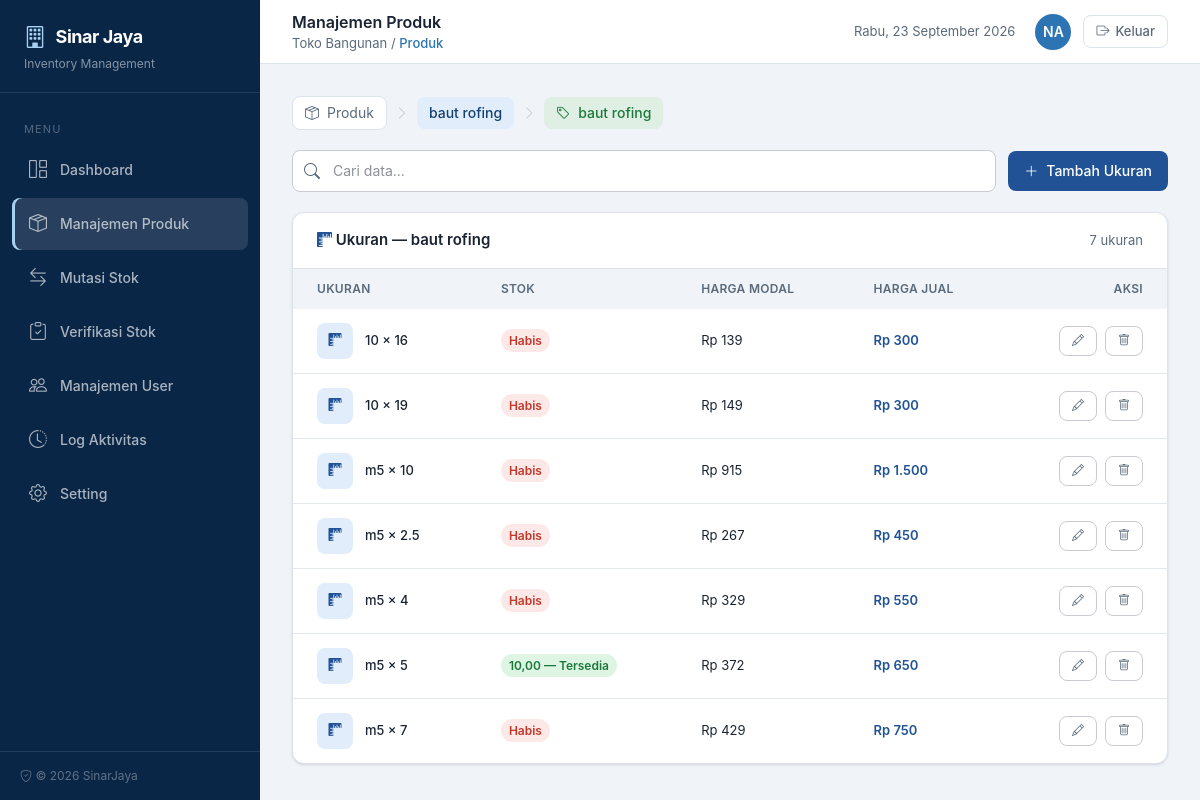
The app's page /produk?produk=31&merek=21 (signed in), older data.
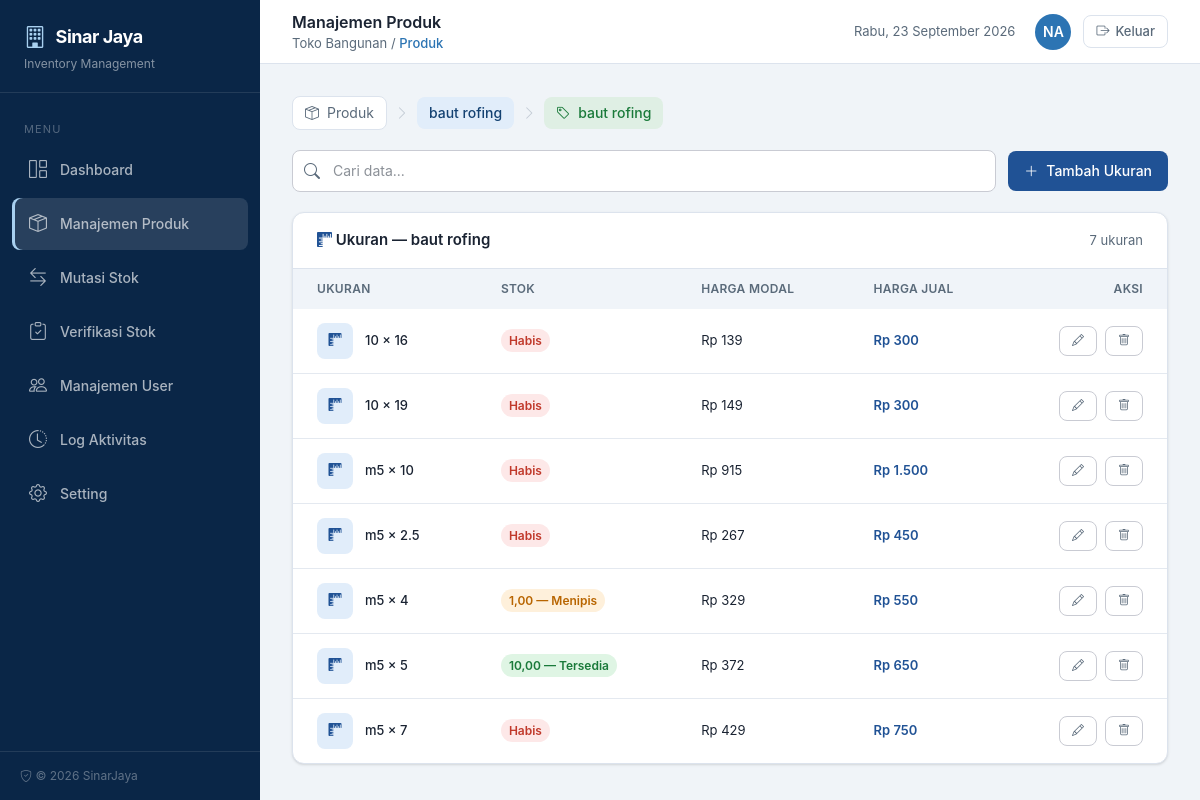
The same page, newer data.
### tables this page shows
CREATE TABLE "ukuran" ("id" integer primary key autoincrement not null, "id_merek" integer not null, "ukuran" varchar not null, "stok" numeric not null, "harga_modal" numeric not null, "harga_jual" numeric not null, "created_at" datetime, "updated_at" datetime, "deleted_at" datetime, ukuran_numeric REAL, foreign key("id_merek") references "merek"("id"));

### index.php (called while the page is built, shortened)
<?php
require_once __DIR__ . '/includes/helpers.php';
$uri = parse_url($_SERVER['REQUEST_URI'], PHP_URL_PATH);
$uri = rtrim($uri, '/') ?: '/';
$method = $_SERVER['REQUEST_METHOD'];
$routes = [
    'GET /'                               => ['action' => 'middleware',    'auth' => 'guest'],
    'GET /login'                          => ['page' => 'login',           'auth' => 'guest'],
    'POST /login'                         => ['action' => 'auth',          'auth' => 'guest'],
    'GET /logout'                         => ['action' => 'auth',          'auth' => 'auth', 'do' => 'logout'],
    'GET /dashboard'                      => ['page' => 'dashboard',       'auth' => 'auth'],
    'GET /produk'                         => ['page' => 'produk',          'auth' => 'auth'],
    'POST /produk'                        => ['action' => 'produk',        'auth' => 'auth'],
    'GET /mutasi-stok'                    => ['page' => 'mutasi-stok',     'auth' => 'auth'],
    'GET /mutasi-stok/input'              => ['page' => 'mutasi-stok-input', 'auth' => 'auth'],
    'POST /mutasi-stok'                   => ['action' => 'mutasi',        'auth' => 'auth'],
    'POST /mutasi-stok/input'             => ['action' => 'mutasi',        'auth' => 'auth'],
    'GET /verifikasi-stok'                => ['page' => 'verifikasi-stok', 'auth' => 'auth'],
    'GET /verifikasi-stok/input'          => ['page' => 'verifikasi-stok-input', 'auth' => 'auth'],
    'POST /verifikasi-stok'               => ['action' => 'verifikasi',    'auth' => 'auth'],
    'POST /verifikasi-stok/input'         => ['action' => 'verifikasi',    'auth' => 'auth'],
    'GET /manajemen-user'                 => ['page' => 'manajemen-user',  'auth' => 'auth'],
    'POST /manajemen-user'                => ['action' => 'user',          'auth' => 'auth'],
    'GET /log-aktivitas'                  => ['page' => 'log-aktivitas',   'auth' => 'auth'],
    'GET /cetak-mutasi'                   => ['page' => 'cetak-mutasi',    'auth' => 'auth'],
    'GET /cetak-log'                      => ['page' => 'cetak-log',       'auth' => 'auth'],
    'GET /setting'                        => ['page' => 'setting',         'auth' => 'auth'],
    'POST /setting'                       => ['action' => 'setting',       'auth' => 'auth'],
    'GET /api/produk-cascade'             => ['api' => 'produk-cascade', 'auth' => 'auth'],
];
$routeKey = $method . ' ' . $uri;
$route = $routes[$routeKey];
$pageFile = __DIR__ . '/pages/' . $route['page'] . '.php';
require $pageFile;

### includes/helpers.php (called while the page is built, shortened)
<?php
function sanitize(mixed $value): string
{
    return htmlspecialchars((string)$value, ENT_QUOTES, 'UTF-8');
}
function e(mixed $value): string
{
    return sanitize($value);
}
function format_rupiah($angka): string
{
    $angka = (float)$angka;
    return 'Rp ' . number_format($angka, 0, ',', '.');
}
function format_number($angka, int $decimals = 2): string
{
    return number_format((float)$angka, $decimals, ',', '.');
}

### pages/produk.php (the view, shortened to what the changed rows need)
<?php
$selectedProdukId = isset($_GET['produk']) && $_GET['produk'] !== '' ? (int)$_GET['produk'] : null;
$selectedMerekId = isset($_GET['merek']) && $_GET['merek'] !== '' ? (int)$_GET['merek'] : null;
require_once __DIR__ . '/../actions/produk.php';
$page = max(1, (int)($_GET['page'] ?? 1));
$perPage = 15;
?>
<div class="relative">
    <?php if (!$selectedProdukId): ?>
        <?php
        $where = 'p.deleted_at IS NULL';
        $whereParams = [];
        if ($search !== '' && search_min_length($search)) {
            [$searchSql, $searchParams] = fts_search_produk($search);
            $where .= ' AND ' . $searchSql;
            $whereParams = $searchParams;
        }
        $stmt = $db->prepare("SELECT COUNT(*) FROM produk p WHERE {$where}");
        $stmt->execute($whereParams);
        $total = (int)$stmt->fetchColumn();
        $totalPages = max(1, (int)ceil($total / $perPage));
        $page = min($page, $totalPages);
        $offset = ($page - 1) * $perPage;
        $stmt = $db->prepare("
            SELECT p.*, COUNT(DISTINCT m.id) AS merek_count
            FROM produk p
            LEFT JOIN merek m ON m.id_produk = p.id AND m.deleted_at IS NULL
            WHERE {$where}
            GROUP BY p.id
            ORDER BY p.nama ASC
            LIMIT {$perPage} OFFSET {$offset}
        ");
        $stmt->execute($whereParams);
        $produkList = $stmt->fetchAll(PDO::FETCH_ASSOC);
        $pagination = [
            'total' => $total, 'page' => $page, 'perPage' => $perPage, 'totalPages' => $totalPages,
            'hasPages' => $totalPages > 1, 'hasPrev' => $page > 1, 'hasNext' => $page < $totalPages,
            'firstItem' => $total > 0 ? ($page - 1) * $perPage + 1 : 0, 'lastItem' => min($page * $perPage, $total),
        ];
        ?>
        <div class="bg-white rounded-xl shadow-sm border border-[#dce3ed] overflow-hidden">
            <div class="px-6 py-4 border-b border-[#dce3ed] flex items-center justify-between">
                <h3 class="text-[15px] font-semibold"><i class="bi bi-box text-[#205295]"></i> Daftar Produk</h3>
                <span class="text-[13px] text-[#5a6a7a]"><?= $total ?> produk</span>
            </div>
            <div class="overflow-x-auto">
                <table class="w-full text-[13px]">
                    <thead>
                        <tr class="text-left bg-[#f0f4f8] text-[#5a6a7a] text-xs uppercase tracking-wide">
                            <th class="px-6 py-3 font-semibold">Nama Produk</th>
                            <th class="px-6 py-3 font-semibold">Jml Merek</th>
                            <th class="px-6 py-3 font-semibold">Aksi</th>
                        </tr>
                    </thead>
                    <tbody class="divide-y divide-[#e4e9f0]">
                        <?php if (empty($produkList)): ?>
                            <tr>
                                <td colspan="3" class="px-6 py-10 text-center text-[#5a6a7a]">
                                    <i class="bi bi-inbox text-3xl block mb-2"></i>
                                    Belum ada produk. Klik "Tambah Produk" untuk memulai.
                                </td>
                            </tr>
                        <?php else: ?>
                            <?php foreach ($produkList as $produk): ?>
                                <tr class="hover:bg-[#f7faff]">
                                    <td class="px-6 py-3.5">
                                        <div class="flex items-center gap-3">
                                            <div class="w-9 h-9 rounded-lg bg-[#e1edfa] text-[#205295] flex items-center justify-center">
                                                <i class="bi bi-box"></i>
                                            </div>
                                            <span class="font-medium"><?= e($produk['nama']) ?></span>
                                        </div>
                                    </td>
                                    <td class="px-6 py-3.5"><span class="px-2 py-0.5 rounded-full bg-[#eef2f7] text-[#5a6a7a] text-xs"><?= $produk['merek_count'] ?></span></td>
                                    <td class="px-6 py-3.5">
                                        <div class="flex items-center gap-2">
                                            <a href="/produk?produk=<?= $produk['id'] ?>"
                                               class="inline-flex items-center gap-1.5 px-3 py-1.5 rounded-lg bg-[#205295] hover:bg-[#144272] text-white text-xs font-semibold transition">
                                                <i class="bi bi-boxes"></i> Lihat Merek
                                            </a>
                                            <a href="/produk?produk=<?= $produk['id'] ?>&modal=produk&edit_id=<?= $produk['id'] ?>"
                                               class="px-3 py-1.5 rounded-lg border border-[#c9cbd3] text-[#5a6a7a] hover:text-[#2c74b3] hover:border-[#2c74b3] text-xs transition">
                                                <i class="bi bi-pencil"></i>
                                            </a>
                                            <form method="POST" action="/produk">
                                                <input type="hidden" name="action" value="hapus_produk">
                                                <input type="hidden" name="id" value="<?= $produk['id'] ?>">
                                                <button type="button"
                                                        data-confirm-title="Hapus Produk"
                                                        data-confirm-text="<?= e($produk['nama']) ?> akan dihapus beserta merek &amp; ukurannya. Lanjutkan?"
                                                        onclick="hapusKonfirmasi(this)"
                                                        class="px-3 py-1.5 rounded-lg border border-[#c9cbd3] text-[#5a6a7a] hover:text-[#c0392b] hover:border-[#c0392b] text-xs transition">
                                                    <i class="bi bi-trash"></i>
                                                </button>
                                            </form>
                                        </div>
                                    </td>
                                </tr>
                            <?php endforeach; ?>
                        <?php endif; ?>
                    </tbody>
                </table>
            </div>
            <?php if ($pagination['hasPages']): ?>
                <div class="px-6 py-4 border-t border-[#dce3ed]">
                    <?php $baseUrl = '/produk'; $queryParams = ['search' => $search]; ?>
                    <?php require __DIR__ . '/../templates/components/pagination.php'; ?>
                </div>
            <?php endif; ?>
        </div>
    <?php else: ?>
        <?php
        $where = 'u.id_merek = ? AND u.deleted_at IS NULL';
        $whereParams = [$selectedMerekId];
        $stmt = $db->prepare("SELECT COUNT(*) FROM ukuran u WHERE {$where}");
        $stmt->execute($whereParams);
        $total = (int)$stmt->fetchColumn();
        $totalPages = max(1, (int)ceil($total / $perPage));
        $page = min($page, $totalPages);
        $offset = ($page - 1) * $perPage;
        $stmt = $db->prepare("
            SELECT * FROM ukuran u
            WHERE {$where}
            ORDER BY u.ukuran ASC
            LIMIT {$perPage} OFFSET {$offset}
        ");
        $stmt->execute($whereParams);
        $ukuranList = $stmt->fetchAll(PDO::FETCH_ASSOC);
        ?>
        <div class="bg-white rounded-xl shadow-sm border border-[#dce3ed] overflow-hidden">
            <div class="overflow-x-auto">
                <table class="w-full text-[13px]">
                    <thead>
                        <tr class="text-left bg-[#f0f4f9] text-[#5a6a7a] text-xs uppercase tracking-wide">
                            <th class="px-6 py-3 font-semibold">Ukuran</th>
                            <th class="px-6 py-3 font-semibold">Stok</th>
                            <th class="px-6 py-3 font-semibold">Harga Modal</th>
                            <th class="px-6 py-3 font-semibold">Harga Jual</th>
                            <th class="px-6 py-3 font-semibold text-right">Aksi</th>
                        </tr>
                    </thead>
                    <tbody class="divide-y divide-[#e4e9f0]">
                        <?php if (empty($ukuranList)): ?>
                            <tr><td colspan="5" class="px-6 py-10 text-center text-[#5a6a7a]">
                                <i class="bi bi-rulers text-3xl block mb-2"></i>
                                Belum ada ukuran pada merek ini.
                            </td></tr>
                        <?php else: ?>
                            <?php foreach ($ukuranList as $ukuran): ?>
                                <?php $stok = (float)$ukuran['stok']; ?>
                                <tr class="hover:bg-[#f7faff]">
                                    <td class="px-6 py-3.5">
                                        <div class="flex items-center gap-3">
                                            <div class="w-9 h-9 rounded-lg bg-[#e1edfa] text-[#205295] flex items-center justify-center">
                                                <i class="bi bi-rulers"></i>
                                            </div>
                                            <span class="font-medium"><?= e($ukuran['ukuran']) ?></span>
                                        </div>
                                    </td>
                                    <td class="px-6 py-3.5">
                                        <?php if ($stok <= 0): ?>
                                            <span class="px-2 py-1 rounded-full bg-[#fde8e8] text-[#c0392b] text-xs font-semibold">Habis</span>
                                        <?php elseif ($stok <= 5): ?>
                                            <span class="px-2 py-1 rounded-full bg-[#fef0db] text-[#b86500] text-xs font-semibold"><?= format_number($stok) ?> &mdash; Menipis</span>
                                        <?php else: ?>
                                            <span class="px-2 py-1 rounded-full bg-[#dff5e4] text-[#1a7a3a] text-xs font-semibold"><?= format_number($stok) ?> &mdash; Tersedia</span>
                                        <?php endif; ?>
                                    </td>
                                    <td class="px-6 py-3.5"><?= format_rupiah($ukuran['harga_modal']) ?></td>
                                    <td class="px-6 py-3.5 font-semibold text-[#205295]"><?= format_rupiah($ukuran['harga_jual']) ?></td>
                                    <td class="px-6 py-3.5 text-right">
                                        <div class="inline-flex items-center gap-2">
                                            <a href="/produk?produk=<?= $selectedProdukId ?>&merek=<?= $selectedMerekId ?>&modal=ukuran&edit_id=<?= $ukuran['id'] ?>"
                                               class="px-3 py-1.5 rounded-lg border border-[#c9cbd3] text-[#5a6a7a] hover:text-[#2c74b3] hover:border-[#2c74b3] text-xs transition">
                                                <i class="bi bi-pencil"></i>
                                            </a>
                                            <form method="POST" action="/produk">
                                                <button type="button"
                                                    data-confirm-title="Hapus Ukuran"
                                                    data-confirm-text="<?= e($ukuran['ukuran']) ?> akan dihapus. Lanjutkan?"
                                                    onclick="hapusKonfirmasi(this)"
                                                    class="px-3 py-1.5 rounded-lg border border-[#c9cbd3] text-[#5a6a7a] hover:text-[#c0392b] hover:border-[#c0392b] text-xs transition">
                                                    <i class="bi bi-trash"></i>
                                                </button>
                                            </form>
                                        </div>
                                    </td>
                                </tr>
                            <?php endforeach; ?>
                        <?php endif; ?>
                    </tbody>
                </table>
            </div>
        </div>
    <?php endif; ?>
</div>
<?php
require __DIR__ . '/../templates/app.php';

Row changes from the older to the newer data that the page shows:
changed ukuran "Rp 329": stok (not shown) → "1,00"; stok "Habis" → "— Menipis"
